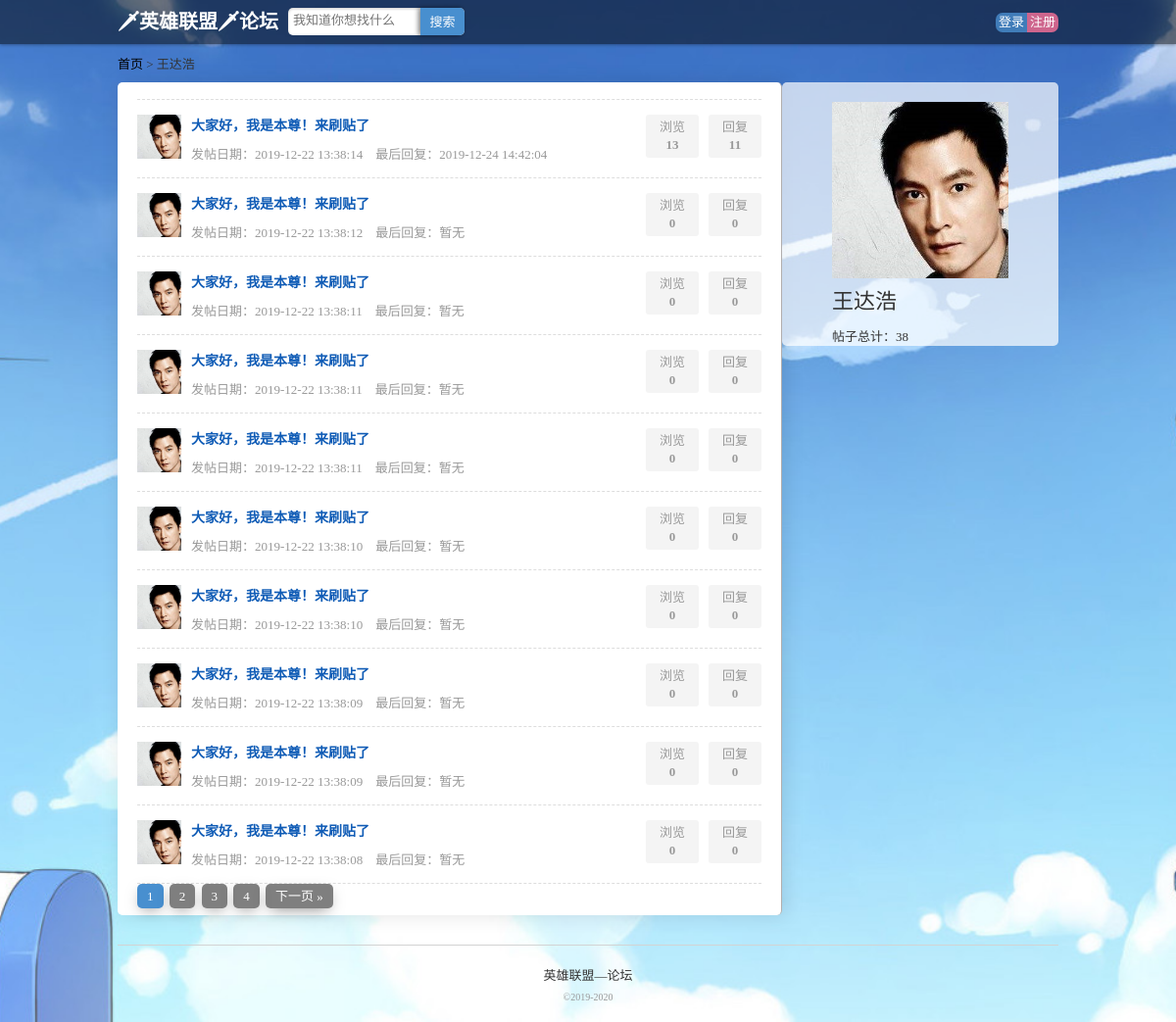
The page /lolbbs/member.php?id=6 on the database its author committed.
### tables this page shows
CREATE TABLE `lol_member` (
  `id` int(10) unsigned NOT NULL AUTO_INCREMENT,
  `name` varchar(32) DEFAULT NULL COMMENT '会员名',
  `pw` varchar(32) DEFAULT NULL COMMENT '密码',
  `photo` varchar(255) DEFAULT NULL COMMENT '头像',
  `register_time` datetime DEFAULT NULL COMMENT '注册时间',
  `last_time` datetime DEFAULT NULL COMMENT '最后一次登录时间',
  PRIMARY KEY (`id`)
);

CREATE TABLE `lol_content` (
  `id` int(10) unsigned NOT NULL AUTO_INCREMENT,
  `module_id` int(10) unsigned DEFAULT NULL COMMENT '所属子版块',
  `title` varchar(255) DEFAULT NULL COMMENT '标题',
  `content` text COMMENT '内容',
  `time` datetime DEFAULT NULL COMMENT '生成时间',
  `member_id` int(10) unsigned DEFAULT NULL COMMENT '发帖人id',
  `times` int(10) unsigned DEFAULT '0' COMMENT '浏览次数',
  PRIMARY KEY (`id`)
);

CREATE TABLE `lol_reply` (
  `id` int(10) unsigned NOT NULL AUTO_INCREMENT,
  `content_id` int(10) unsigned DEFAULT NULL COMMENT '帖子id',
  `quote_id` int(10) unsigned DEFAULT '0' COMMENT '引用回复id',
  `content` text COMMENT '回复内容',
  `time` datetime DEFAULT NULL COMMENT '回复时间',
  `member_id` int(10) unsigned DEFAULT NULL COMMENT '会员id',
  PRIMARY KEY (`id`)
);

### lolbbs/inc/mysql.inc.php (called while the page is built, shortened)
<?php
function execute($link,$query){
	$result=mysqli_query($link, $query);
	return $result;
}
function num($link,$link_count){
	$result=execute($link, $link_count);
	$count=mysqli_fetch_row($result);
	return $count[0];
}
?>

### lolbbs/member.php (the view, shortened to what this page needs)
<?php
include_once 'inc/mysql.inc.php';
include_once 'inc/page.inc.php';
$link=connect();
$query="select * from lol_member where id={$_GET['id']}";
$result_memebr=execute($link, $query);
$data_member=mysqli_fetch_assoc($result_memebr);
$query="select count(*) from lol_content where member_id={$_GET['id']}";
$count_all=num($link, $query);
?>
<?php include 'inc/header.inc.php'?>
<div id="position" class="auto">
	<a href="index.php">首页</a> &gt; <?php echo $data_member['name']?>
</div>
<div id="main" class="auto">
	<div id="left">
		<ul class="postsList">
			<?php
			$page=page($count_all,10);
			$query="select
			lol_content.title,lol_content.id,lol_content.time,lol_content.member_id,lol_content.times,lol_member.name,lol_member.photo
			from lol_content,lol_member where
			lol_content.member_id={$_GET['id']} and
			lol_content.member_id=lol_member.id order by id desc {$page['limit']}";
			$result_content=execute($link, $query);
			while($data_content=mysqli_fetch_assoc($result_content)){
				$data_content['title']=htmlspecialchars($data_content['title']);
				$query="select time from lol_reply where content_id={$data_content['id']} order by id desc limit 1";
				$result_last_reply=execute($link, $query);
				if(mysqli_num_rows($result_last_reply)==0){
					$last_time='暂无';
				}else{
					$data_last_reply=mysqli_fetch_assoc($result_last_reply);
					$last_time=$data_last_reply['time'];
				}
				$query="select count(*) from lol_reply where content_id={$data_content['id']}";
			?>
			<li>
				<div class="smallPic">
					<img width="45" height="45" src="<?php if($data_content['photo']!=''){echo SUB_URL.$data_content['photo'];}else{echo 'style/photo.jpg';}?>" />
				</div>
				<div class="subject">
					<div class="titleWrap"><h2><a target="_blank" href="show.php?id=<?php echo $data_content['id']?>"><?php echo $data_content['title']?></a></h2></div>
					<p>
						发帖日期：<?php echo $data_content['time']?>&nbsp;&nbsp;&nbsp;&nbsp;最后回复：<?php echo $last_time?>
					</p>
				</div>
				<div class="count">
					<p>
						回复<br /><span><?php echo num($link,$query)?></span>
					</p>
					<p>
						浏览<br /><span><?php echo $data_content['times']?></span>
					</p>
				</div>
			</li>
			<?php }?>
		</ul>
		<div class="pages">
			<?php
			echo $page['html'];
			?>
		</div>
	</div>
	<div id="right">
		<div class="member_big">
			<dl>
				<dt>
					<img width="180" height="180"  src="<?php if($data_member['photo']!=''){echo SUB_URL.$data_member['photo'];}else{echo 'style/photo.jpg';}?>" />
				</dt>
				<dd class="name"><?php echo $data_member['name']?></dd>
				<dd>帖子总计：<?php echo $count_all?></dd>
			</dl>
		</div>
	</div>
</div>
<?php include 'inc/footer.inc.php'?>

### lolbbs/style/public.css (style rules this page uses)
body, div, ul, ol, li, dl, dt, dd, h1, h2, h3, h4, h5, h6, form, input, textarea, p { margin: 0px; padding: 0px; font-size: 13px; font-family: "微软雅黑"; }
ul { list-style: none; }
img, a img { border: none; }
a { text-decoration: none; }
body { background: url(bg.jpg) top/cover no-repeat fixed; color: #333; }
.auto { width: 960px; margin: 0 auto; }
#position a { font-family: "微软雅黑"; color: #000; }
.pages a, .pages span { border-image: none; display: inline-block; line-height: 13px; margin-right: 3px; padding: 6px 10px; text-decoration: none; vertical-align: top; background: rgba(0, 0, 0, .5); text-decoration: none; color: #fff; border-radius: 5px; box-shadow: 0 5px 15px -5px rgba(0, 0, 0, .5); transition: all .5s; }

### lolbbs/style/list.css (style rules this page uses)
#main { margin-top:10px; }
#main #left { background:#fff; width:637px; padding:7px 20px; float:left; border-radius:5px; box-shadow:3px 0px 20px 1px rgba(0,0,0,.1); border-right:1px solid #B1AEAE; }
#main #right { background:rgba(255,255,255,.7); width:282px; float:right; border-radius: 5px; }
#main ul.postsList { margin:10px 0 0 0; border-top:1px dashed #ddd; }
#main ul.postsList li { border-bottom:1px dashed #ddd; padding:15px 0; }
#main ul.postsList li div.smallPic { width:55px; float:left; }
#main ul.postsList li div.subject { width:450px; float:left; }
#main ul.postsList li div.count { color: #999; line-height: 18px; text-align: center; }
#main ul.postsList li div.count p { background: none repeat scroll 0 0 #f4f4f4; border-radius: 3px; display: block; float: right; height: 36px; margin: 0 0 0 10px; overflow: hidden; padding: 4px 0; width: 54px; }
#main ul.postsList li div.count p span { font-weight:bold; }
#main ul.postsList li div.subject .titleWrap a,#main ul.postsList li div.subject .titleWrap h2 { font-size:14px; color:#105cb6; }
#main ul.postsList li div.subject .titleWrap h2 { display:inline; }
#main ul.postsList li div.subject p { color:#999; padding:10px 0 0 0; }

### lolbbs/style/member.css (style rules this page uses)
#main #right .member_big { margin:20px auto 0 auto; width:180px; }
#main #right .member_big dl dd { line-height:150%; }
#main #right .member_big dl dd.name { font-size: 22px; font-weight: 400; line-height:140%; padding:5px 0 10px 0px; }

### rows shown on the page
lol_member: name "王达浩", photo (picture)
lol_content: lol_member.photo (picture), title "大家好，我是本尊！来刷贴了", time "2019-12-22 13:38:14", lol_reply.time "2019-12-24 14:42:04", query "11", times "13"
lol_content: lol_member.photo (picture), title "大家好，我是本尊！来刷贴了", time "2019-12-22 13:38:12", last_time "暂无", query "0", times "0"
lol_content: lol_member.photo (picture), title "大家好，我是本尊！来刷贴了", time "2019-12-22 13:38:11", last_time "暂无", query "0", times "0"
lol_content: lol_member.photo (picture), title "大家好，我是本尊！来刷贴了", time "2019-12-22 13:38:11", last_time "暂无", query "0", times "0"
lol_content: lol_member.photo (picture), title "大家好，我是本尊！来刷贴了", time "2019-12-22 13:38:11", last_time "暂无", query "0", times "0"
lol_content: lol_member.photo (picture), title "大家好，我是本尊！来刷贴了", time "2019-12-22 13:38:10", last_time "暂无", query "0", times "0"
lol_content: lol_member.photo (picture), title "大家好，我是本尊！来刷贴了", time "2019-12-22 13:38:10", last_time "暂无", query "0", times "0"
lol_content: lol_member.photo (picture), title "大家好，我是本尊！来刷贴了", time "2019-12-22 13:38:09", last_time "暂无", query "0", times "0"
lol_content: lol_member.photo (picture), title "大家好，我是本尊！来刷贴了", time "2019-12-22 13:38:09", last_time "暂无", query "0", times "0"
lol_content: lol_member.photo (picture), title "大家好，我是本尊！来刷贴了", time "2019-12-22 13:38:08", last_time "暂无", query "0", times "0"

### other values the page prints
$page['html'] "下一页 »"
$count_all "38"
